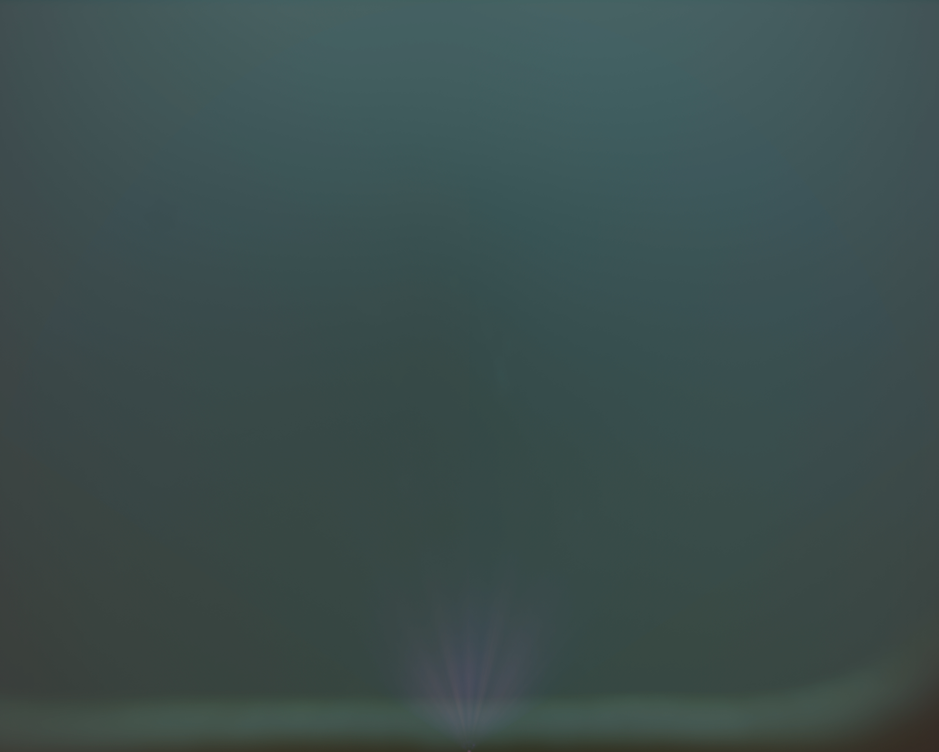
#> input picture data/sunboat_median.png, 939 x 752 px, shrunk from 1692 x 1355 before the run
$ python -i sunboat_crop.py   (imports and definitions only)
#> lines starting #> are read from the running program, lines starting #| are printed output that depends on the picture; after the words box and inside, x2 and y2 are one past the last pixel; in counts of white or black regions, pixels touching at a corner belong together
"""
Sunboat Camera Mount Detection and Cropping

Detects the camera mount boundary across an entire dataset of underwater images
using connected component analysis on the yellow-green hue band (hue 25-75),
restricted to the right side of the image where the mount always appears.

The largest connected component in this hue range corresponds to the camera
mount bar. The highest point of this component defines the crop row.

Pipeline:
  1. Recursively scan the dataset for all images
  2. For each image, find the largest yellow-green connected component
     in the bottom-right region and record the highest row
  3. Filter out false positives: highest point must be within proximity
     threshold of the right edge (camera mount always touches right side)
  4. Identify the single highest crop row (most aggressive detection)
  5. Generate a 3-panel preview showing top 1 + 4 additional sample images
     (original, hue analysis, cropped)
  6. Optionally crop all images using the single highest detected row

Usage:
  python sunboat_crop.py              # Preview only (top 1 + 4 samples)
  python sunboat_crop.py --crop       # Preview + crop all images

Configuration:
  Edit INPUT_DIR, PREVIEW_DIR, OUTPUT_DIR at the top of this file

Requirements:
  pip install opencv-python numpy tqdm pillow matplotlib
"""

import cv2
import numpy as np
import os
import sys
import argparse
import json
from datetime import datetime
from multiprocessing import Pool, cpu_count
from tqdm import tqdm
from pathlib import Path
from typing import List, Tuple, Set, Generator
from PIL import Image, ImageFile
import matplotlib
# [1 line not run here, left out]
import matplotlib.pyplot as plt

# Allow loading of partially corrupted images
ImageFile.LOAD_TRUNCATED_IMAGES = True

# ── Config ────────────────────────────────────────────────────────────────────

# Hard-coded dataset path - change this to your dataset location
INPUT_DIR = "watersplatting_data/Sunboat_03-09-2023"

# Output directories
PREVIEW_DIR = "artifact_analysis/sunboat/previews"
OUTPUT_DIR = "artifact_analysis/sunboat/cropped"

# Number of top detections to use for crop row (use highest from this many)
TOP_N = 1

# Number of images to show in preview (first N images selected by seed)
# The first image will always be the highest detection, followed by additional samples
PREVIEW_SAMPLES = 9

# Random seed for deterministic sample selection
# Changing this will select different preview images
# Keep it constant to see the same images when changing detection configs
RANDOM_SEED = 42

# Hue range for yellow-green band (OpenCV hue: 0-179)
HUE_LOW  = 25 ## dont change this is pretested
HUE_HIGH = 75

# Restrict detection to bottom N% of image
BOTTOM_FRACTION = 0.25

# Restrict detection to rightmost N% of image
RIGHT_FRACTION = 0.20

# Minimum component area to be considered the mount (filters tiny noise)
MIN_COMPONENT_AREA = 500

# Right-edge proximity threshold: highest point must be within this many pixels
# of the right edge to be considered the mount (filters scene content false positives).
# The camera mount's top corner always touches near the right side, whereas false
# positives from objects (wreck, seafloor, algae) have highest points further left.
RIGHT_EDGE_PROXIMITY = 50  # pixels from right edge

# Cluster concentration threshold: the largest yellow-green component must account
# for at least this fraction of ALL yellow-green pixels in the scan zone.
# A real camera mount is one tight bar dominating the region (concentration ~0.8+).
# Contaminated images (algae, seafloor) spread yellow-green pixels across many
# small clusters evenly, giving a low concentration ratio.
# Both proximity and concentration checks must pass for a valid detection.
MIN_CLUSTER_CONCENTRATION = 0.60  # largest component must own >= 60% of all yellow-green pixels

# Supported image extensions
IMG_EXTENSIONS = {'.png', '.jpg', '.jpeg', '.PNG', '.JPG', '.JPEG'}

# ──────────────────────────────────────────────────────────────────────────────


# [28 lines left out: function iter_dataset_images, not called in this run]


def detect_mount_row(image_path: str) -> dict:
    """
    Detects the highest row of the camera mount in a single image.
    Returns a dict with detection results.
    """
#> called with image_path = '../../data/sunboat_median.png'
    result = {
        'path': image_path,
        'filename': os.path.basename(image_path),
        'detected_row': None,
        'component_area': None,
        'n_components': None,
        'concentration': None,
        'error': None,
    }

    try:
        # Try PIL first for better corrupted image handling
        try:
            pil_img = Image.open(image_path)
#> pil_img is the input picture: PIL image 939x752 RGB; mean R, G, B 59.4, 78.3, 77.3
            pil_img.verify()
            pil_img = Image.open(image_path)  # Reopen after verify
            img_bgr = cv2.cvtColor(np.array(pil_img), cv2.COLOR_RGB2BGR)
        except:
            # Fallback to cv2
            img_bgr = cv2.imread(image_path)

        if img_bgr is None:
            result['error'] = 'Could not load image'
            return result

        h, w = img_bgr.shape[:2]
#> h = 752; w = 939
        hsv = cv2.cvtColor(img_bgr, cv2.COLOR_BGR2HSV)
#> hsv: shape (752, 939, 3); mean H, S, V 86.7, 62.7, 79.1

        # Restrict to bottom-right region
        scan_top   = int(h * (1 - BOTTOM_FRACTION))
#> scan_top = 564
        right_start = int(w * (1 - RIGHT_FRACTION))
#> right_start = 751
        region_hsv = hsv[scan_top:, right_start:]
#> region_hsv: shape (188, 188, 3); mean H, S, V 70, 47.1, 70.5

        H = region_hsv[:, :, 0]
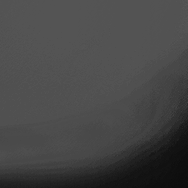
#> H: shape (188, 188); min 11, max 87, mean 70

        # Yellow-green hue mask
        mask = ((H >= HUE_LOW) & (H <= HUE_HIGH)).astype(np.uint8)
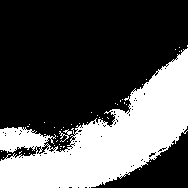
#> mask: shape (188, 188); values 0 (black) and 1 (white), 33.6% white; 44 white regions (42 under 20 px), largest, box (x1, y1, x2, y2) and area: (0, 48, 188, 188) 11755, (59, 129, 72, 142) 57

        # Connected components
        num_labels, labels, stats, _ = cv2.connectedComponentsWithStats(
            mask, connectivity=8
        )
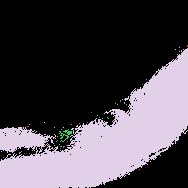
#> labels: shape (188, 188) int32; 45 distinct labels, from 0 to 44; one colour per label, 0 black
#> num_labels = 45; stats = 45 rows, first 6: [0, 0, 188, 188, 23477], [187, 45, 1, 2, 2], [179, 47, 1, 1, 1], [175, 49, 1, 1, 1], [0, 48, 188, 140, 11755], [179, 51, 1, 1, 1]

        result['n_components'] = num_labels - 1

        if num_labels < 2:
            result['error'] = 'No components found'
            return result

        # Filter components below minimum area
        valid = [(lid, stats[lid, cv2.CC_STAT_AREA])
                 for lid in range(1, num_labels)
                 if stats[lid, cv2.CC_STAT_AREA] >= MIN_COMPONENT_AREA]
#> valid = [(4, 11755)]

        if not valid:
            result['error'] = f'No components above min area ({MIN_COMPONENT_AREA}px)'
            return result

        # Largest valid component = the mount
        largest_label, largest_area = max(valid, key=lambda x: x[1])
#> largest_label = 4; largest_area = 11755
        largest_mask = (labels == largest_label)
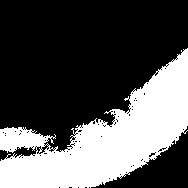
#> largest_mask: shape (188, 188) bool; 33.3% white; 1 white region, box (x1, y1, x2, y2) and area: (0, 48, 188, 188) 11755

        # Highest row of this component
        rows_found = np.where(largest_mask.any(axis=1))[0]
#> rows_found = 140 values from 48 to 187
        highest_in_region = int(rows_found.min())
#> highest_in_region = 48

        # Find the column position(s) of the highest point
        cols_at_highest = np.where(largest_mask[highest_in_region, :])[0]
#> cols_at_highest = [187]
        if len(cols_at_highest) == 0:
            result['error'] = 'No columns found at highest row'
            return result

        # Get the rightmost column of the highest point (closest to right edge)
        rightmost_col_in_region = int(cols_at_highest.max())
#> rightmost_col_in_region = 187
        # Convert to absolute coordinates
        rightmost_col_abs = right_start + rightmost_col_in_region
#> rightmost_col_abs = 938

        #### Clustering Rule 1: Check proximity to right edge
        distance_from_right = w - rightmost_col_abs
#> distance_from_right = 1
        if distance_from_right > RIGHT_EDGE_PROXIMITY:
            result['error'] = f'Highest point too far from right edge ({distance_from_right}px > {RIGHT_EDGE_PROXIMITY}px)'
            return result

        # ### Clustering Rule 2: Check cluster concentration
        # The largest component must dominate the yellow-green pixels in the scan zone.
        # Evenly spread pixels = contamination; one tight cluster = camera mount.
        total_yellow_green = int(np.sum(mask))
#> total_yellow_green = 11867
        concentration = largest_area / total_yellow_green if total_yellow_green > 0 else 0.0
#> concentration = 0.991
        if concentration < MIN_CLUSTER_CONCENTRATION:
            result['error'] = f'Cluster too diffuse ({concentration:.1%} < {MIN_CLUSTER_CONCENTRATION:.1%}) — yellow-green pixels spread across scan zone'
            return result

        abs_row = scan_top + highest_in_region
#> abs_row = 612

        result['detected_row']   = abs_row
        result['component_area'] = int(largest_area)
        result['concentration']  = float(concentration)


    except Exception as e:
        result['error'] = str(e)

    return result


# [342 lines left out: functions create_hue_analysis_image, save_sample_preview, crop_and_save, main, not called in this run]


# [2 lines not run here, left out]

>>> result = detect_mount_row('../../data/sunboat_median.png')
#> result = 7 items
